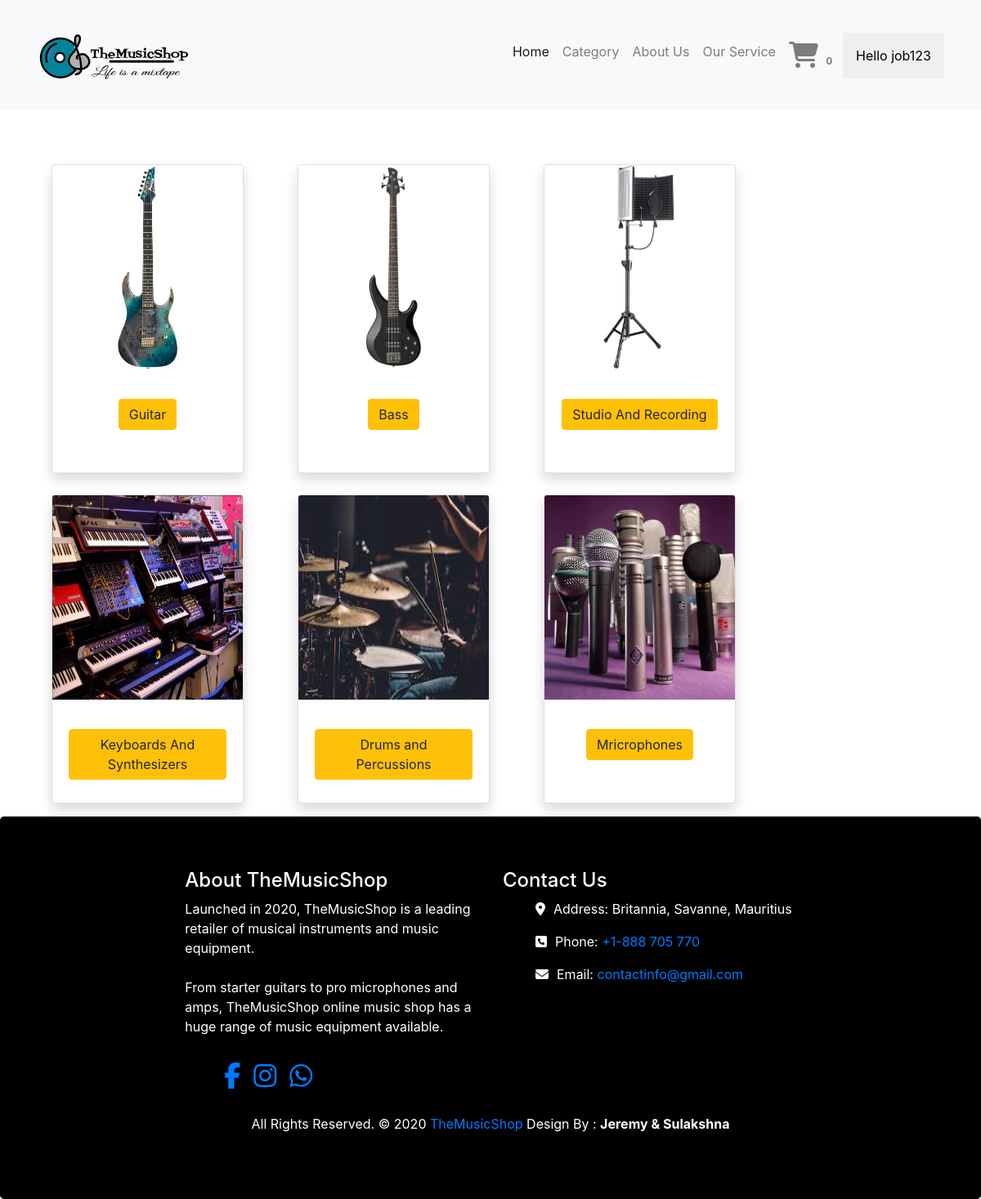
The page /category.php (signed in) on the database its author committed.
### tables this page shows
CREATE TABLE `category` (
  `category_id` int(11) NOT NULL,
  `cname` varchar(50) NOT NULL,
  `image` varchar(255) NOT NULL
);

### category.php (the view, shortened to what this page needs)
<?php
    include_once'includes/db_connect.php';
?>
<html>
    <head>
    </head>
    <body>
        <?php include 'header.php';
        ?>
        <h1 style="text-align:center;color:white;">Shop By Category </h1>
        <div class="container">
        <div class="row text-center ">
                <?php
                    $squery = "SELECT * FROM category";
                    $conn->setAttribute(PDO::ATTR_ERRMODE,PDO::ERRMODE_EXCEPTION);
                    $result = $conn->query($squery);
                    while($userResult = $result->fetch(PDO::FETCH_ASSOC)){
                ?>
                <div class="col-sm-3 my-3 my-md-0 mx-2">
                    <form action="category.php" method="post">
                        <div class="card shadow"style="border-rounded:20%;">
                            <img src="images/<?php echo $userResult['image']?>" class="card-img-top" style="width: auto;height:250px;">
                            <div class="card-body">
                            <button type="submit" class="btn btn-warning my-3"name="go"><?php echo $userResult['cname']?></button>
                            </div>
                        </div>
                    </form>
                </div>
                <?php
                    }
                ?>
        </div>
    </div>
    <?php include 'footer.php' ?>
    </body>
</html>

### category.php (style rules this page uses)
body { background-image: url("images/backG.jpg"); }
.card { margin: 10px; max-width: 7cm; height: 10cm ; }
.card img { max-width: 7cm; max-height: 10cm; }

### rows shown on the page
category: image (picture), cname "Guitar"
category: image (picture), cname "Bass"
category: image (picture), cname "Studio And Recording"
category: image (picture), cname "Keyboards And Synthesizers"
category: image (picture), cname "Drums and Percussions"
category: image (picture), cname "Mricrophones"

### other values the page prints
$_SESSION['fname'] "job123"
